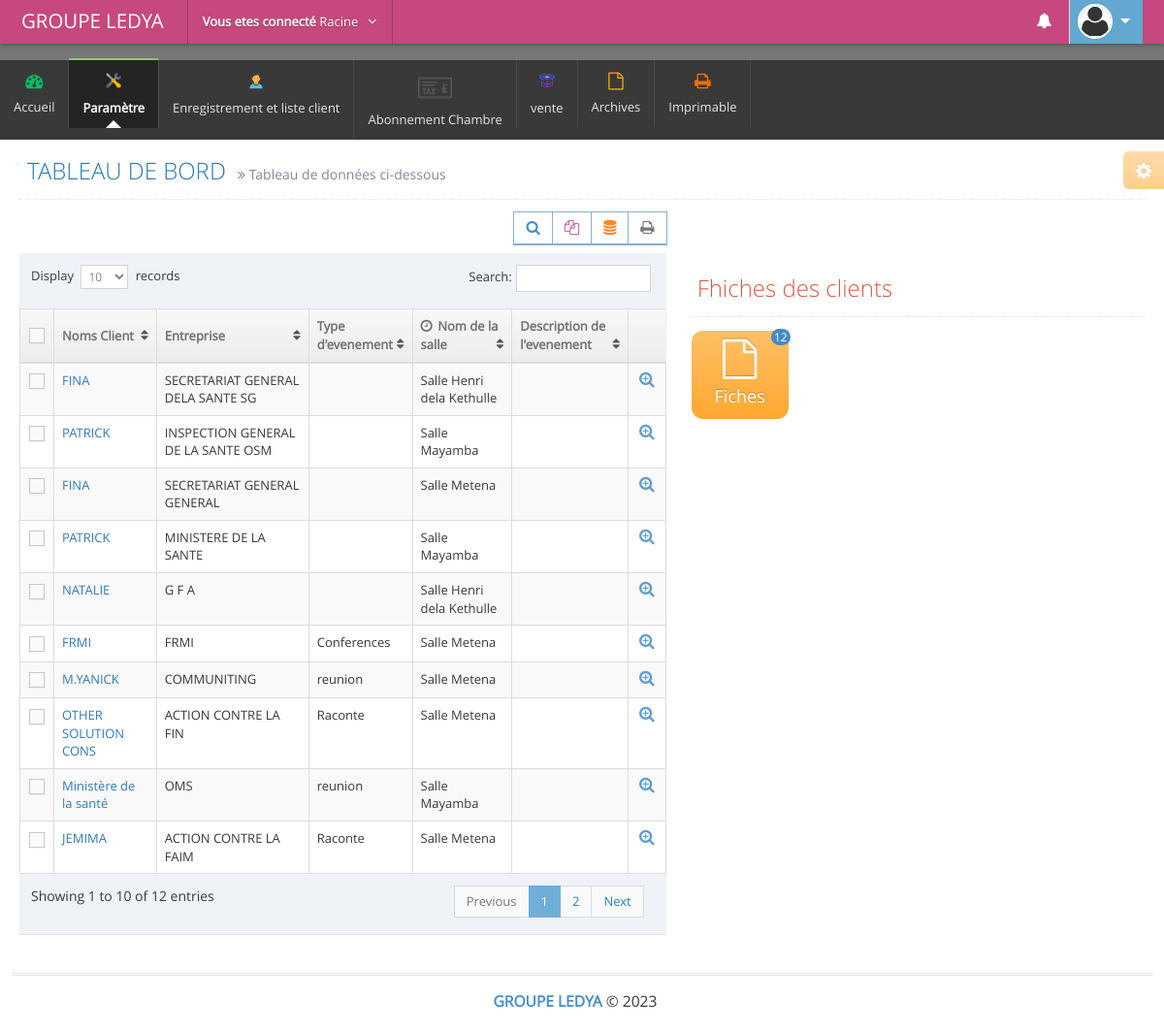
Page /admin/fiche_salles.php (signed in) on the committed database.
### tables this page shows
CREATE TABLE `salle` (
  `id` int(11) NOT NULL,
  `client` text NOT NULL,
  `entreprise` text NOT NULL,
  `telephone` text NOT NULL,
  `num_carte` text NOT NULL,
  `type_carte` text NOT NULL,
  `date_event` text NOT NULL,
  `description_evenement` text NOT NULL,
  `type_evenement` text NOT NULL,
  `nominnation` text NOT NULL,
  `nbr_personne` text NOT NULL,
  `prix` text NOT NULL,
  `salle` text NOT NULL,
  `id_percepteur` int(11) NOT NULL,
  `percepteur` text NOT NULL,
  `code_facture` text NOT NULL,
  `date_fin` text NOT NULL,
  `jours` text NOT NULL,
  `tot_a_payer` text NOT NULL
);

### admin/fiche_salles.php (the view, shortened to what this page needs)
            <?php include('includes/link.php'); ?>
            <?php include('includes/hea.php'); ?>
            <?php include'db/connectbdd.php';?>
            <div class="main-content">
                <div class="main-content-inner">
                    <div class="page-content">
                        <div class="ace-settings-container" id="ace-settings-container">
                            <div class="btn btn-app btn-xs btn-warning ace-settings-btn" id="ace-settings-btn">
                                <i class="ace-icon fa fa-cog bigger-130"></i>
                            </div>
         </div>
         <div class="page-header">
            <h1>
                  TABLEAU DE BORD
                  <small>
                        <i class="ace-icon fa fa-angle-double-right"></i>
                        Tableau de données ci-dessous
                 </small>
          </h1>
   </div>
   <div class="row">
     <div class="col-xs-12">
           <div class="row">
                 <div class="col-lg-7">
                       <div class="row">
                             <div class="col-xs-12">
                                <div class="row">
                                    <div class="col-xs-12">
                                     <div class="clearfix">
                                      <div class="pull-right tableTools-container"></div></div>
                                      <div>
                                          <table id="dynamic-table" class="table table-striped table-bordered table-hover">
                                                 <thead>
                                                        <tr> <th class="center">
                                                              <label class="pos-rel">
                                                                     <span class="lbl"></span>
                                                              </label>
                                                       </th>
                                                       <th>Noms Client</th>
                                                       <th>Entreprise</th>
                                                       <th class="hidden-480">Type d'evenement</th>
                                                       <th>
                                                        <i class="ace-icon fa fa-clock-o bigger-110 hidden-480"></i>
                                                        Nom de la salle
                                                 </th>
                                                 <th class="hidden-480">Description de l'evenement</th>
                                                 <th></th>
                                          </tr>
                                   </thead>
                                   <tbody>
                                     <?php
                                     $requete2 = mysqli_query($connection,"SELECT *FROM salle ORDER BY id DESC");
                                     while ($garde = mysqli_fetch_assoc($requete2)) {  ?>
                                           <tr>
                                                 <td class="center">
                                                       <label class="pos-rel">
                                                             <span class="lbl"></span>
                                                      </label>
                                               </td>
                                               <td><a href="#"><?php echo $garde['client']; ?></a></td>
                                               <td><?php echo $garde['entreprise']; ?></td>
                                               <td class="hidden-480"><?php echo $d = $garde['type_evenement']; ?></td>
                                               <td><?php echo $garde['nominnation']; ?></td>
                                               <td class="hidden-480">
                                                    </td>
                                             <td>
                                                    <div class="hidden-sm hidden-xs action-buttons">
                                                          <a class="blue" href="voir_fiche_salle.php?id=<?php echo $garde['id']; ?>">
                                                                <i class="ace-icon fa fa-search-plus bigger-130"></i></a>
                                                                    </div>
                                                                                 </td></tr>
                                                                          <?php }
                                                                          ?>
</tbody>
</table>
</div>
</div>
</div>
</div>
</div>
</div>
<div class="col-lg-5">
<br><br><br>
<div class="page-header">
    <h1 class="red">
          Fhiches des clients
   </h1>
</div>
<a href="" class="btn btn-app btn-warning radius-7">
    <i class="ace-icon fa fa-file-o bigger-230"></i>
    Fiches
    <span class="badge badge-primary badge-right">
          <?php
          $query5 = mysqli_query($connection,"SELECT COUNT(id) AS nbr FROM salle ");
          while ($gr = mysqli_fetch_assoc($query5)) {
                echo $gr['nbr'];
         } ?>
  </span>
</a>
<br><br>
</div>
</div>
</div>
</div>
</div>
</div>
</div>
<?php include('includes/ft.php'); ?>
</body>
</html>

### rows in the picture
salle: client "FINA", entreprise "SECRETARIAT GENERAL DELA SANTE SG", nominnation "Salle Henri dela Kethulle"
salle: client "PATRICK", entreprise "INSPECTION GENERAL DE LA SANTE OSM", nominnation "Salle Mayamba"
salle: client "FINA", entreprise "SECRETARIAT GENERAL GENERAL", nominnation "Salle Metena"
salle: client "PATRICK", entreprise "MINISTERE DE LA SANTE", nominnation "Salle Mayamba"
salle: client "NATALIE", entreprise "G F A", nominnation "Salle Henri dela Kethulle"
salle: client "FRMI", entreprise "FRMI", type_evenement "Conferences", nominnation "Salle Metena"
salle: client "M.YANICK", entreprise "COMMUNITING", type_evenement "reunion", nominnation "Salle Metena"
salle: client "OTHER SOLUTION CONS", entreprise "ACTION CONTRE LA FIN", type_evenement "Raconte", nominnation "Salle Metena"
salle: client "Ministère de la santé", entreprise "OMS", type_evenement "reunion", nominnation "Salle Mayamba"
salle: client "JEMIMA", entreprise "ACTION CONTRE LA FAIM", type_evenement "Raconte", nominnation "Salle Metena"

### other values in the picture
$username "Racine"
$gr['nbr'] "12"
